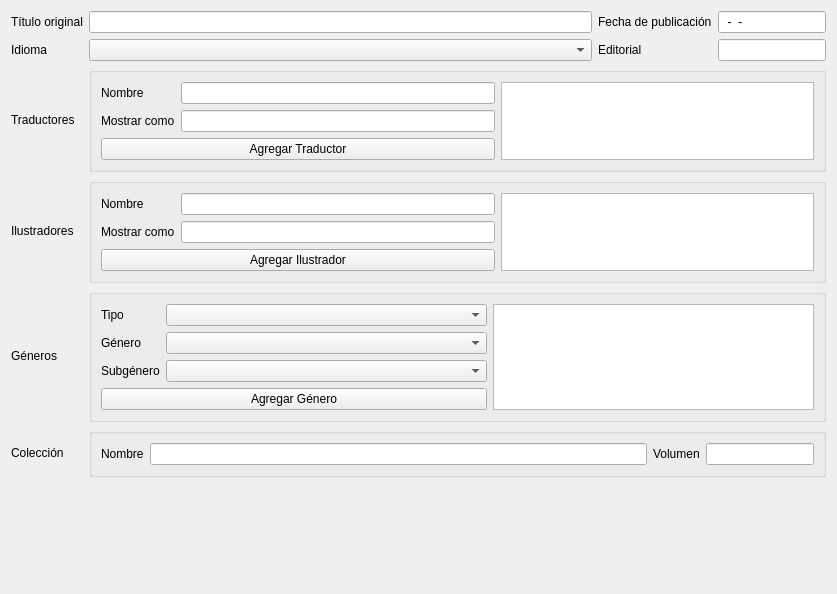
<?xml version="1.0" encoding="UTF-8"?>
<ui version="4.0">
 <class>AdditionalMetadata</class>
 <widget class="QWidget" name="AdditionalMetadata">
  <property name="geometry">
   <rect>
    <x>0</x>
    <y>0</y>
    <width>837</width>
    <height>594</height>
   </rect>
  </property>
  <property name="windowTitle">
   <string>Form</string>
  </property>
  <layout class="QGridLayout" name="gridLayout">
   <item row="1" column="2">
    <widget class="QLabel" name="label_17">
     <property name="text">
      <string>Editorial</string>
     </property>
    </widget>
   </item>
   <item row="1" column="1">
    <widget class="QComboBox" name="languageInput">
     <property name="sizePolicy">
      <sizepolicy hsizetype="Expanding" vsizetype="Fixed">
       <horstretch>0</horstretch>
       <verstretch>0</verstretch>
      </sizepolicy>
     </property>
     <property name="minimumSize">
      <size>
       <width>0</width>
       <height>0</height>
      </size>
     </property>
    </widget>
   </item>
   <item row="0" column="3">
    <widget class="QLineEdit" name="publicationDateInput">
     <property name="sizePolicy">
      <sizepolicy hsizetype="Preferred" vsizetype="Fixed">
       <horstretch>0</horstretch>
       <verstretch>0</verstretch>
      </sizepolicy>
     </property>
     <property name="minimumSize">
      <size>
       <width>0</width>
       <height>0</height>
      </size>
     </property>
     <property name="maximumSize">
      <size>
       <width>16777215</width>
       <height>16777215</height>
      </size>
     </property>
     <property name="inputMask">
      <string>00-00-0000; </string>
     </property>
    </widget>
   </item>
   <item row="4" column="0">
    <widget class="QLabel" name="label_6">
     <property name="sizePolicy">
      <sizepolicy hsizetype="Preferred" vsizetype="Preferred">
       <horstretch>0</horstretch>
       <verstretch>0</verstretch>
      </sizepolicy>
     </property>
     <property name="text">
      <string>Géneros</string>
     </property>
    </widget>
   </item>
   <item row="1" column="3">
    <widget class="QLineEdit" name="publisherInput">
     <property name="sizePolicy">
      <sizepolicy hsizetype="Preferred" vsizetype="Fixed">
       <horstretch>0</horstretch>
       <verstretch>0</verstretch>
      </sizepolicy>
     </property>
    </widget>
   </item>
   <item row="2" column="0">
    <widget class="QLabel" name="label_4">
     <property name="sizePolicy">
      <sizepolicy hsizetype="Preferred" vsizetype="Preferred">
       <horstretch>0</horstretch>
       <verstretch>0</verstretch>
      </sizepolicy>
     </property>
     <property name="text">
      <string>Traductores</string>
     </property>
     <property name="alignment">
      <set>Qt::AlignLeading|Qt::AlignLeft|Qt::AlignVCenter</set>
     </property>
    </widget>
   </item>
   <item row="0" column="0">
    <widget class="QLabel" name="label_2">
     <property name="sizePolicy">
      <sizepolicy hsizetype="Preferred" vsizetype="Preferred">
       <horstretch>0</horstretch>
       <verstretch>0</verstretch>
      </sizepolicy>
     </property>
     <property name="text">
      <string>Título original</string>
     </property>
     <property name="alignment">
      <set>Qt::AlignLeading|Qt::AlignLeft|Qt::AlignVCenter</set>
     </property>
    </widget>
   </item>
   <item row="0" column="1">
    <widget class="QLineEdit" name="originalTitleInput">
     <property name="sizePolicy">
      <sizepolicy hsizetype="Expanding" vsizetype="Fixed">
       <horstretch>0</horstretch>
       <verstretch>0</verstretch>
      </sizepolicy>
     </property>
     <property name="minimumSize">
      <size>
       <width>0</width>
       <height>0</height>
      </size>
     </property>
     <property name="maximumSize">
      <size>
       <width>16777215</width>
       <height>16777215</height>
      </size>
     </property>
    </widget>
   </item>
   <item row="0" column="2">
    <widget class="QLabel" name="label_3">
     <property name="text">
      <string>Fecha de publicación</string>
     </property>
     <property name="alignment">
      <set>Qt::AlignLeading|Qt::AlignLeft|Qt::AlignVCenter</set>
     </property>
    </widget>
   </item>
   <item row="1" column="0">
    <widget class="QLabel" name="label">
     <property name="sizePolicy">
      <sizepolicy hsizetype="Preferred" vsizetype="Preferred">
       <horstretch>0</horstretch>
       <verstretch>0</verstretch>
      </sizepolicy>
     </property>
     <property name="text">
      <string>Idioma</string>
     </property>
     <property name="alignment">
      <set>Qt::AlignLeading|Qt::AlignLeft|Qt::AlignVCenter</set>
     </property>
    </widget>
   </item>
   <item row="3" column="0">
    <widget class="QLabel" name="label_5">
     <property name="sizePolicy">
      <sizepolicy hsizetype="Preferred" vsizetype="Preferred">
       <horstretch>0</horstretch>
       <verstretch>0</verstretch>
      </sizepolicy>
     </property>
     <property name="text">
      <string>Ilustradores</string>
     </property>
     <property name="alignment">
      <set>Qt::AlignLeading|Qt::AlignLeft|Qt::AlignVCenter</set>
     </property>
    </widget>
   </item>
   <item row="5" column="0">
    <widget class="QLabel" name="label_12">
     <property name="sizePolicy">
      <sizepolicy hsizetype="Preferred" vsizetype="Preferred">
       <horstretch>0</horstretch>
       <verstretch>0</verstretch>
      </sizepolicy>
     </property>
     <property name="text">
      <string>Colección</string>
     </property>
     <property name="alignment">
      <set>Qt::AlignLeading|Qt::AlignLeft|Qt::AlignVCenter</set>
     </property>
    </widget>
   </item>
   <item row="6" column="0">
    <spacer name="verticalSpacer">
     <property name="orientation">
      <enum>Qt::Vertical</enum>
     </property>
     <property name="sizeHint" stdset="0">
      <size>
       <width>20</width>
       <height>40</height>
      </size>
     </property>
    </spacer>
   </item>
   <item row="2" column="1" colspan="3">
    <widget class="QGroupBox" name="groupBox">
     <property name="title">
      <string/>
     </property>
     <layout class="QGridLayout" name="gridLayout_2">
      <item row="0" column="0">
       <widget class="QLabel" name="label_8">
        <property name="text">
         <string>Nombre</string>
        </property>
       </widget>
      </item>
      <item row="0" column="1">
       <widget class="QLineEdit" name="translatorInput">
        <property name="sizePolicy">
         <sizepolicy hsizetype="Expanding" vsizetype="Fixed">
          <horstretch>0</horstretch>
          <verstretch>0</verstretch>
         </sizepolicy>
        </property>
       </widget>
      </item>
      <item row="0" column="2" rowspan="3">
       <widget class="ExtendedQListWidget" name="translatorsList">
        <property name="enabled">
         <bool>true</bool>
        </property>
        <property name="sizePolicy">
         <sizepolicy hsizetype="Expanding" vsizetype="Preferred">
          <horstretch>0</horstretch>
          <verstretch>0</verstretch>
         </sizepolicy>
        </property>
        <property name="minimumSize">
         <size>
          <width>0</width>
          <height>0</height>
         </size>
        </property>
        <property name="maximumSize">
         <size>
          <width>16777215</width>
          <height>16777215</height>
         </size>
        </property>
       </widget>
      </item>
      <item row="1" column="0">
       <widget class="QLabel" name="label_7">
        <property name="text">
         <string>Mostrar como</string>
        </property>
       </widget>
      </item>
      <item row="1" column="1">
       <widget class="QLineEdit" name="translatorFileAsInput">
        <property name="sizePolicy">
         <sizepolicy hsizetype="Expanding" vsizetype="Fixed">
          <horstretch>0</horstretch>
          <verstretch>0</verstretch>
         </sizepolicy>
        </property>
       </widget>
      </item>
      <item row="2" column="0" colspan="2">
       <widget class="QPushButton" name="addTranslatorButton">
        <property name="sizePolicy">
         <sizepolicy hsizetype="Expanding" vsizetype="Fixed">
          <horstretch>0</horstretch>
          <verstretch>0</verstretch>
         </sizepolicy>
        </property>
        <property name="text">
         <string>Agregar Traductor</string>
        </property>
        <property name="icon">
         <iconset resource="additional_metadata_widget.qrc">
          <normaloff>:/additional_metadata_widget/resources/images/add_16x16.png</normaloff>:/additional_metadata_widget/resources/images/add_16x16.png</iconset>
        </property>
        <property name="iconSize">
         <size>
          <width>16</width>
          <height>16</height>
         </size>
        </property>
       </widget>
      </item>
     </layout>
    </widget>
   </item>
   <item row="3" column="1" colspan="3">
    <widget class="QGroupBox" name="groupBox_2">
     <property name="title">
      <string/>
     </property>
     <layout class="QGridLayout" name="gridLayout_3">
      <item row="0" column="0">
       <widget class="QLabel" name="label_9">
        <property name="text">
         <string>Nombre</string>
        </property>
       </widget>
      </item>
      <item row="0" column="1">
       <widget class="QLineEdit" name="ilustratorInput"/>
      </item>
      <item row="0" column="2" rowspan="3">
       <widget class="ExtendedQListWidget" name="ilustratorsList">
        <property name="sizePolicy">
         <sizepolicy hsizetype="Expanding" vsizetype="Preferred">
          <horstretch>0</horstretch>
          <verstretch>0</verstretch>
         </sizepolicy>
        </property>
        <property name="maximumSize">
         <size>
          <width>16777215</width>
          <height>16777215</height>
         </size>
        </property>
       </widget>
      </item>
      <item row="1" column="0">
       <widget class="QLabel" name="label_10">
        <property name="text">
         <string>Mostrar como</string>
        </property>
       </widget>
      </item>
      <item row="1" column="1">
       <widget class="QLineEdit" name="ilustratorFileAsInput"/>
      </item>
      <item row="2" column="0" colspan="2">
       <widget class="QPushButton" name="addIlustratorButton">
        <property name="sizePolicy">
         <sizepolicy hsizetype="Expanding" vsizetype="Fixed">
          <horstretch>0</horstretch>
          <verstretch>0</verstretch>
         </sizepolicy>
        </property>
        <property name="text">
         <string>Agregar Ilustrador</string>
        </property>
        <property name="icon">
         <iconset resource="additional_metadata_widget.qrc">
          <normaloff>:/additional_metadata_widget/resources/images/add_16x16.png</normaloff>:/additional_metadata_widget/resources/images/add_16x16.png</iconset>
        </property>
        <property name="iconSize">
         <size>
          <width>16</width>
          <height>16</height>
         </size>
        </property>
       </widget>
      </item>
     </layout>
    </widget>
   </item>
   <item row="4" column="1" colspan="3">
    <widget class="QGroupBox" name="groupBox_3">
     <property name="title">
      <string/>
     </property>
     <layout class="QGridLayout" name="gridLayout_4">
      <item row="0" column="0">
       <widget class="QLabel" name="label_11">
        <property name="text">
         <string>Tipo</string>
        </property>
       </widget>
      </item>
      <item row="0" column="1">
       <widget class="QComboBox" name="genreTypeInput">
        <property name="sizePolicy">
         <sizepolicy hsizetype="Expanding" vsizetype="Fixed">
          <horstretch>0</horstretch>
          <verstretch>0</verstretch>
         </sizepolicy>
        </property>
       </widget>
      </item>
      <item row="0" column="2" rowspan="4">
       <widget class="ExtendedQListWidget" name="genresList">
        <property name="sizePolicy">
         <sizepolicy hsizetype="Expanding" vsizetype="Preferred">
          <horstretch>0</horstretch>
          <verstretch>0</verstretch>
         </sizepolicy>
        </property>
        <property name="maximumSize">
         <size>
          <width>16777215</width>
          <height>16777215</height>
         </size>
        </property>
       </widget>
      </item>
      <item row="1" column="0">
       <widget class="QLabel" name="label_14">
        <property name="sizePolicy">
         <sizepolicy hsizetype="Fixed" vsizetype="Preferred">
          <horstretch>0</horstretch>
          <verstretch>0</verstretch>
         </sizepolicy>
        </property>
        <property name="text">
         <string>Género</string>
        </property>
       </widget>
      </item>
      <item row="1" column="1">
       <widget class="QComboBox" name="genreGenreInput">
        <property name="sizePolicy">
         <sizepolicy hsizetype="Expanding" vsizetype="Fixed">
          <horstretch>0</horstretch>
          <verstretch>0</verstretch>
         </sizepolicy>
        </property>
       </widget>
      </item>
      <item row="2" column="0">
       <widget class="QLabel" name="label_15">
        <property name="sizePolicy">
         <sizepolicy hsizetype="Fixed" vsizetype="Preferred">
          <horstretch>0</horstretch>
          <verstretch>0</verstretch>
         </sizepolicy>
        </property>
        <property name="text">
         <string>Subgénero</string>
        </property>
       </widget>
      </item>
      <item row="2" column="1">
       <widget class="QComboBox" name="genreSubGenreInput">
        <property name="sizePolicy">
         <sizepolicy hsizetype="Expanding" vsizetype="Fixed">
          <horstretch>0</horstretch>
          <verstretch>0</verstretch>
         </sizepolicy>
        </property>
       </widget>
      </item>
      <item row="3" column="0" colspan="2">
       <widget class="QPushButton" name="addGenreButton">
        <property name="sizePolicy">
         <sizepolicy hsizetype="Expanding" vsizetype="Fixed">
          <horstretch>0</horstretch>
          <verstretch>0</verstretch>
         </sizepolicy>
        </property>
        <property name="text">
         <string>Agregar Género</string>
        </property>
        <property name="icon">
         <iconset resource="additional_metadata_widget.qrc">
          <normaloff>:/additional_metadata_widget/resources/images/add_16x16.png</normaloff>:/additional_metadata_widget/resources/images/add_16x16.png</iconset>
        </property>
        <property name="iconSize">
         <size>
          <width>16</width>
          <height>16</height>
         </size>
        </property>
       </widget>
      </item>
     </layout>
    </widget>
   </item>
   <item row="5" column="1" colspan="3">
    <widget class="QGroupBox" name="groupBox_4">
     <property name="title">
      <string/>
     </property>
     <layout class="QGridLayout" name="gridLayout_5">
      <item row="0" column="0">
       <widget class="QLabel" name="label_13">
        <property name="sizePolicy">
         <sizepolicy hsizetype="Preferred" vsizetype="Preferred">
          <horstretch>0</horstretch>
          <verstretch>0</verstretch>
         </sizepolicy>
        </property>
        <property name="text">
         <string>Nombre</string>
        </property>
       </widget>
      </item>
      <item row="0" column="1">
       <widget class="QLineEdit" name="collectionNameInput">
        <property name="sizePolicy">
         <sizepolicy hsizetype="Expanding" vsizetype="Fixed">
          <horstretch>0</horstretch>
          <verstretch>0</verstretch>
         </sizepolicy>
        </property>
        <property name="maximumSize">
         <size>
          <width>16777215</width>
          <height>16777215</height>
         </size>
        </property>
       </widget>
      </item>
      <item row="0" column="2">
       <widget class="QLabel" name="label_16">
        <property name="sizePolicy">
         <sizepolicy hsizetype="Preferred" vsizetype="Preferred">
          <horstretch>0</horstretch>
          <verstretch>0</verstretch>
         </sizepolicy>
        </property>
        <property name="text">
         <string>Volumen</string>
        </property>
       </widget>
      </item>
      <item row="0" column="3">
       <widget class="QLineEdit" name="collectionVolumeInput">
        <property name="sizePolicy">
         <sizepolicy hsizetype="Preferred" vsizetype="Fixed">
          <horstretch>0</horstretch>
          <verstretch>0</verstretch>
         </sizepolicy>
        </property>
        <property name="maximumSize">
         <size>
          <width>16777215</width>
          <height>16777215</height>
         </size>
        </property>
       </widget>
      </item>
     </layout>
    </widget>
   </item>
  </layout>
 </widget>
 <customwidgets>
  <customwidget>
   <class>ExtendedQListWidget</class>
   <extends>QListWidget</extends>
   <header>gui.custom_widgets</header>
  </customwidget>
 </customwidgets>
 <tabstops>
  <tabstop>originalTitleInput</tabstop>
  <tabstop>publicationDateInput</tabstop>
  <tabstop>languageInput</tabstop>
  <tabstop>publisherInput</tabstop>
  <tabstop>translatorInput</tabstop>
  <tabstop>translatorFileAsInput</tabstop>
  <tabstop>addTranslatorButton</tabstop>
  <tabstop>translatorsList</tabstop>
  <tabstop>ilustratorInput</tabstop>
  <tabstop>ilustratorFileAsInput</tabstop>
  <tabstop>addIlustratorButton</tabstop>
  <tabstop>ilustratorsList</tabstop>
  <tabstop>genreTypeInput</tabstop>
  <tabstop>genreGenreInput</tabstop>
  <tabstop>genreSubGenreInput</tabstop>
  <tabstop>addGenreButton</tabstop>
  <tabstop>genresList</tabstop>
  <tabstop>collectionNameInput</tabstop>
  <tabstop>collectionVolumeInput</tabstop>
 </tabstops>
 <resources>
  <include location="additional_metadata_widget.qrc"/>
 </resources>
 <connections/>
</ui>
